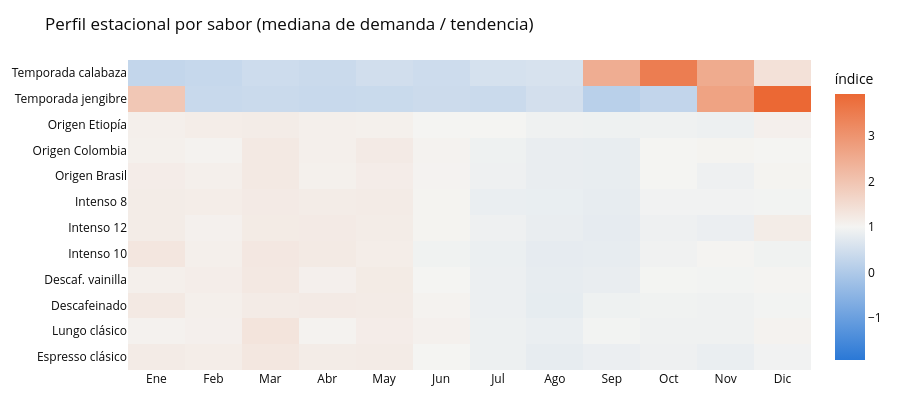

Source (notebook cell):
### Code cell
# Perfil estacional por sabor: índice demanda / tendencia, en mediana y sólo sobre el tramo maduro.
# Misma precaución que en la página de ingresos: en el año de arranque la tendencia es tan pequeña
# que el cociente se dispara.
PROFILE_MONTHS = 24
profiles = {}
for flavor in FLAVORS:
    s = monthly[flavor][monthly[flavor] > 0].asfreq("MS")
    trend = s.rolling(SEASON_LENGTH, center=True, min_periods=SEASON_LENGTH // 2).mean()
    index = (s / trend).iloc[-PROFILE_MONTHS:]
    profiles[flavor] = index.groupby(index.index.month).median().reindex(range(1, 13))
profile_frame = pd.DataFrame(profiles)
print("Índice estacional (1,00 = mes en línea con la tendencia):")
print(profile_frame.round(2).to_string())

fig = go.Figure(go.Heatmap(
    z=profile_frame.T.to_numpy(), x=MONTHS,
    y=[FLAVOR_LABEL[f] for f in profile_frame.columns],
    colorscale=[[0, "#2a78d6"], [0.5, "#f4f4f2"], [1, "#eb6834"]], zmid=1.0,
    colorbar=dict(title="índice"), hovertemplate="%{y} · %{x}: %{z:.2f}<extra></extra>"))
fig.update_layout(**{**PLOT_LAYOUT, "height": 420, "hovermode": "closest"},
                  title="Perfil estacional por sabor (mediana de demanda / tendencia)")
fig.show()

base = [f for f in FLAVORS if not f.startswith("seasonal_")]
print()
print("Sabores de base: mes techo y mes suelo del perfil medio")
base_profile = profile_frame[base].mean(axis=1)
print(f"  techo {MONTHS[int(base_profile.idxmax()) - 1]} ({base_profile.max():.2f}) · "
      f"suelo {MONTHS[int(base_profile.idxmin()) - 1]} ({base_profile.min():.2f}) · "
      f"amplitud {(base_profile.max() / base_profile.min() - 1) * 100:.0f}%")
for flavor in ("seasonal_pumpkin", "seasonal_gingerbread"):
    p = profile_frame[flavor]
    print(f"  {FLAVOR_LABEL[flavor]:20s} techo {MONTHS[int(p.idxmax()) - 1]} ({p.max():.2f}) · "
          f"suelo {MONTHS[int(p.idxmin()) - 1]} ({p.min():.2f}) · "
          f"amplitud {(p.max() / p.min() - 1) * 100:.0f}%")

### Figure 1 — Plotly figure (JSON) as saved in the notebook; plotly's stock layout.template omitted (floating-point values rounded to 4 significant figures; data arrays with more than 128 entries replaced by an {"elided": "..."} marker saying what was removed)
{"data": [{"colorbar": {"title": {"text": "índice"}}, "colorscale": [[0, "#2a78d6"], [0.5, "#f4f4f2"], [1, "#eb6834"]], "hovertemplate": "%{y} · %{x}: %{z:.2f}<extra></extra>", "type": "heatmap", "x": ["Ene", "Feb", "Mar", "Abr", "May", "Jun", "Jul", "Ago", "Sep", "Oct", "Nov", "Dic"], "y": ["Espresso clásico", "Lungo clásico", "Descafeinado", "Descaf. vainilla", "Intenso 10", "Intenso 12", "Intenso 8", "Origen Brasil", "Origen Colombia", "Origen Etiopía", "Temporada jengibre", "Temporada calabaza"], "z": {"elided": "12x12 float values"}, "zmid": 1.0}], "layout": {"font": {"color": "#0b0b0b", "size": 12}, "height": 420, "hovermode": "closest", "legend": {"orientation": "h", "x": 0, "y": 1.02, "yanchor": "bottom"}, "margin": {"b": 50, "l": 70, "r": 30, "t": 60}, "title": {"text": "Perfil estacional por sabor (mediana de demanda / tendencia)"}, "xaxis": {"gridcolor": "#e6e6e3"}, "yaxis": {"gridcolor": "#e6e6e3"}}}
